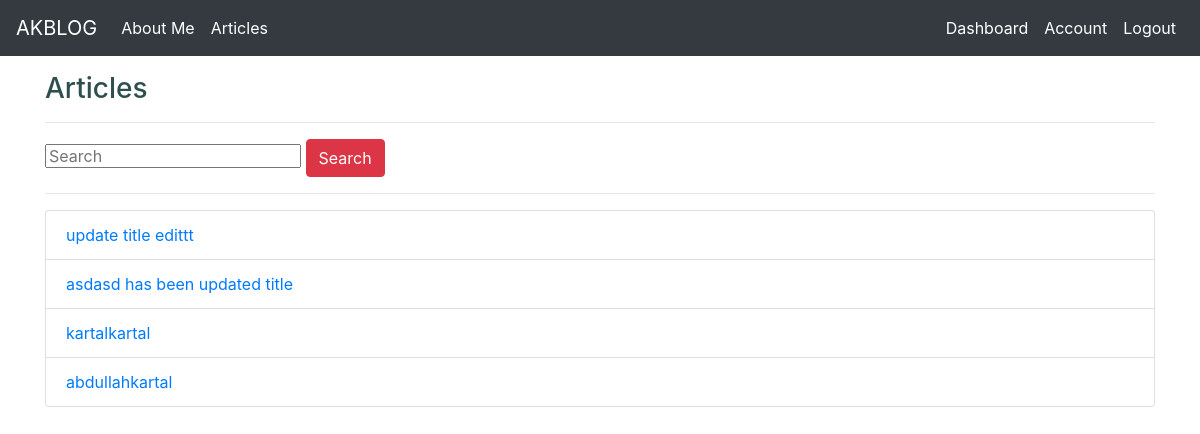
Page /articles (signed in) on the earlier database version.
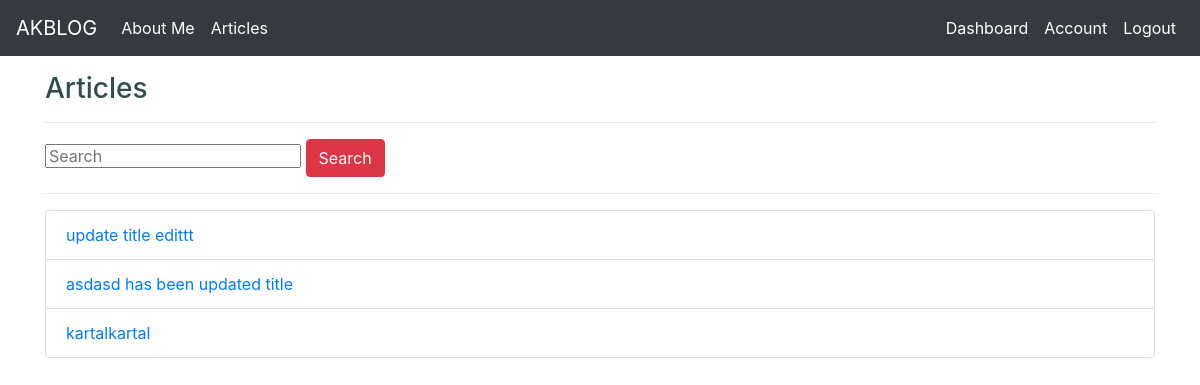
Same page on the later database version.
### blog/models.py (models this page shows, shortened)
class Article(db.Model):
    id = db.Column(db.Integer,primary_key = True)
    title = db.Column(db.String(100),nullable = False)
    date_posted = db.Column(db.DateTime, nullable=False, default=datetime.utcnow)
    content = db.Column(db.Text,nullable = False)
    user_id = db.Column(db.Integer,db.ForeignKey("user.id"),nullable = False)

### blog/routes.py (the view)
@app.route("/articles")
@login_required
def articles():
    articles = Article.query.all()
    return render_template("articles.html",articles = articles)

### blog/models.py (called while the page is built)
@login_manager.user_loader
def load_user(user_id):
    return User.query.get(int(user_id))

### blog/templates/articles.html
{% extends "layout.html" %}
{% block body %}
<h3>Articles </h3>
<hr>
{% if articles %}
<form action="/search" method="POST">
  <input type="text" name="keyword" class="input-sm" maxlength="64" placeholder="Search">
  <button type="submit" class="btn btn-danger">Search</button>
</form>
<hr>
<ul class="list-group">
    {% for article in articles %}
    <li class="list-group-item"><a href="article/{{article.id}}">{{article.title}}</a></li>
    {% endfor %}
  </ul>
{% else %}
<div class="alert alert-danger">There are no articles here yet.</div>
{% endif %}
{% endblock body %}

Differences in the rows shown:
removed Article: title "abdullahkartal"
